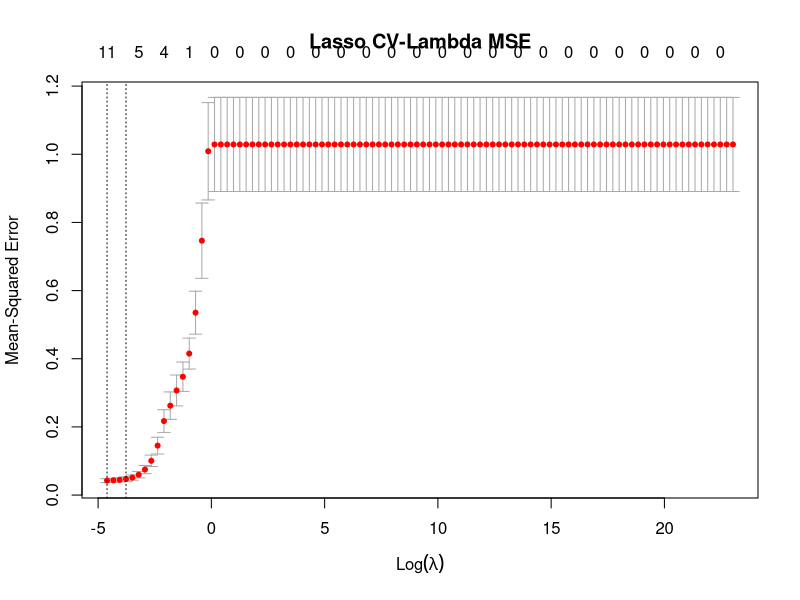

Generate this figure with R:
#' @Title Lasso Model
#' @param data taken after eda-script is run
#' @return data/lasso-models.RData
#'
# Script to run the LASSO Regression.

library(glmnet)

# load data, separate into training and test sets 
# note that the data was randomized in pre-modeling-script.R
data = as.matrix(read.csv("data/scaled-credit.csv", row.names = 1))
x.train = as.matrix(read.csv("data/xtrain.csv", row.names = 1))
y.train = as.matrix(read.csv("data/ytrain.csv", row.names = 1))
x.test = as.matrix(read.csv("data/xtest.csv", row.names = 1))
y.test = as.matrix(read.csv("data/ytest.csv", row.names = 1))

# cross validate lasso model
set.seed(1)
grid = 10^seq(10, -2, length = 100)
lassoCV = cv.glmnet(x.test, y.test, alpha = 1, intercept = F, standardize = F,
                    lambda = grid)


# select best model
bestLassoLambda = lassoCV$lambda.min

# plot errors in terms of lambda
png("images/lassoCV-plot.png")
plot(lassoCV, main = "Lasso CV-Lambda MSE")
dev.off()

# Use CV'ed lambda value on the test sets to get cvLassoMSE (test MSE)
y.pred = predict(lassoCV, x.test, s = bestLassoLambda)
squaredError = (y.test - y.pred)^2
cvLassoMSE = sum(squaredError)/length(squaredError)

# Re-fit on FULL DATA using bestLassoLambda
lassoModel = glmnet(data[,1:(ncol(data) - 1)], data[,ncol(data)], standardize = F,
                    intercept = F, alpha = 1, lambda = bestLassoLambda)

# save CV output, optimal lambda, and the full model
save(lassoModel, lassoCV, bestLassoLambda, cvLassoMSE, file = "data/lasso-models.RData")



